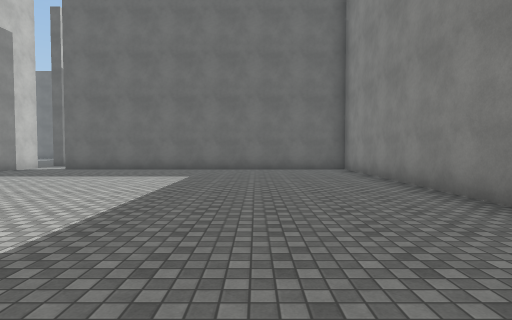
[1] (above)

24 first-person views from a walk through a scene from a Unity 3-D project. The camera is 1.4 m above the floor, tilts 2° down and sees 80° across. The floor is counted in squares, 2 m on a side. Each view is taken from the middle of a square. On the plan, view 1 faces up. The plan holds only what a view shows up to about 10 squares ahead; the rest is blank. The place goes on beyond the plan. The player character is not drawn. Surface patterns are stand-ins for the level's own textures.

[2]
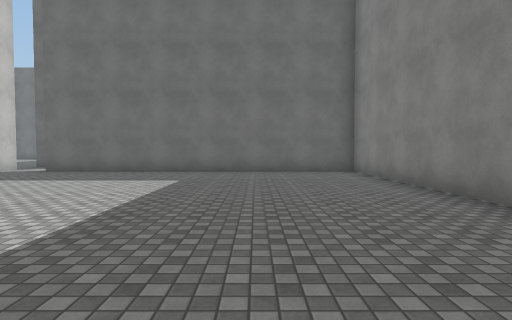

[3]
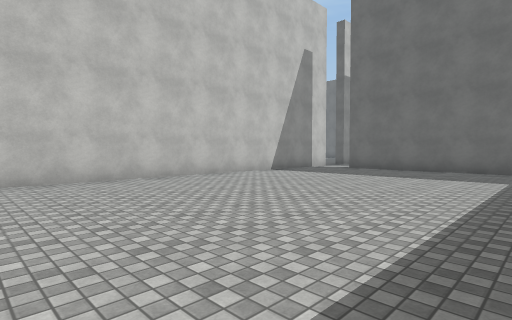

[4]
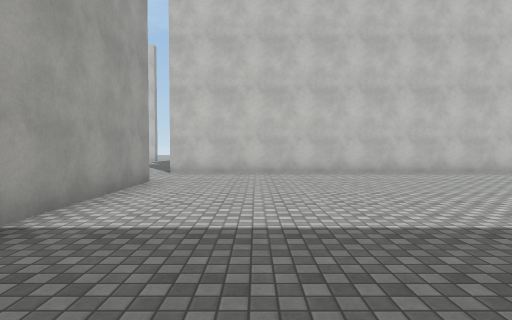

[5]
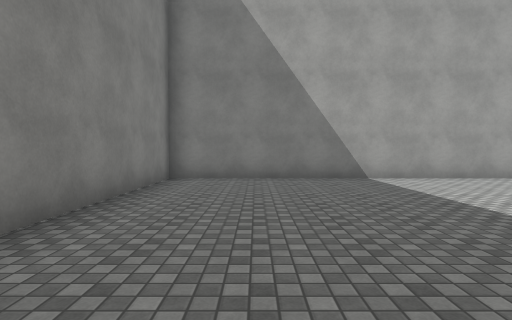

[6]
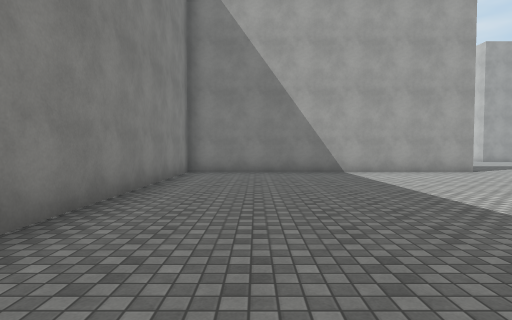

[7]
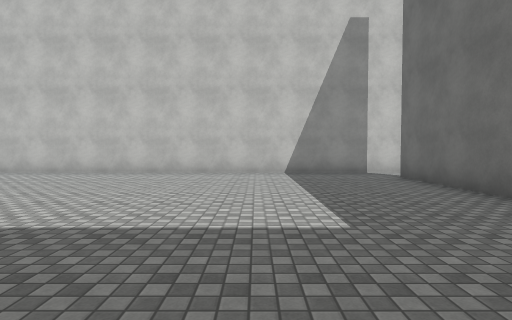

[8]
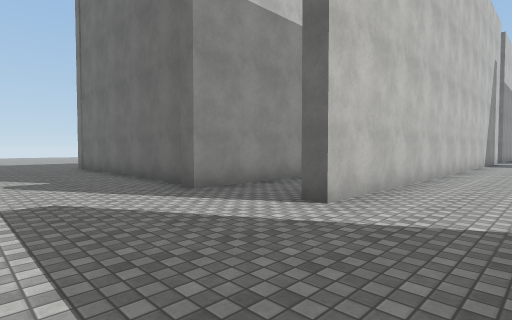

[9]
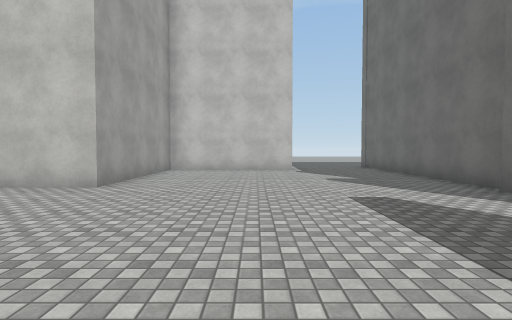

[10]
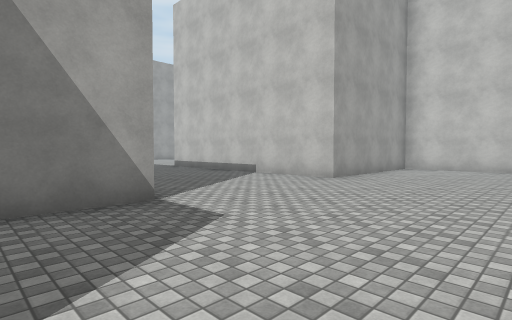

[11]
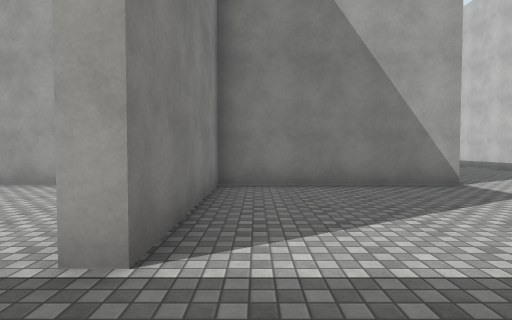

[12]
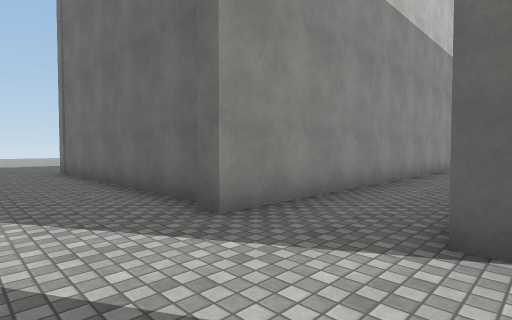

[13]
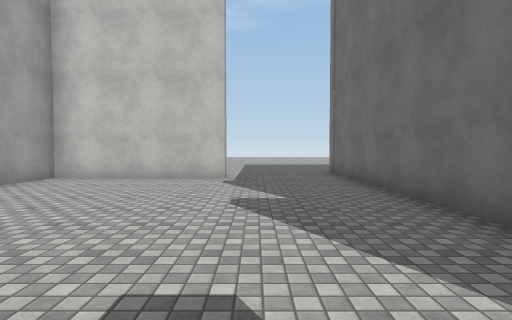

[14]
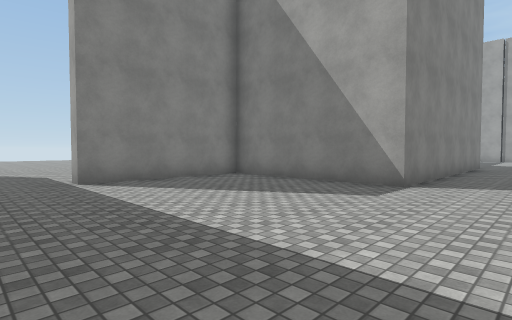

[15]
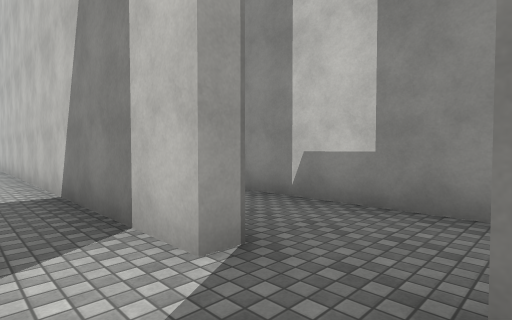

[16]
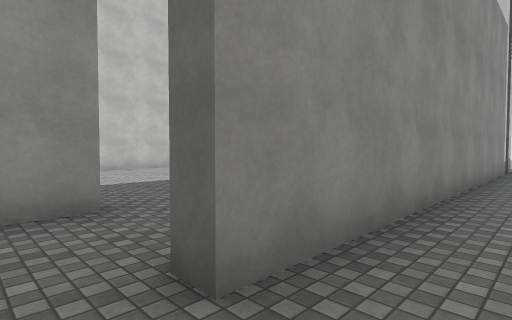

[17]
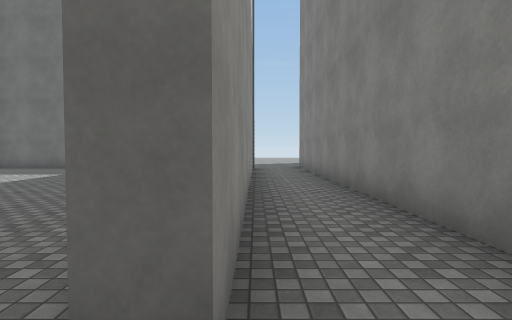

[18]
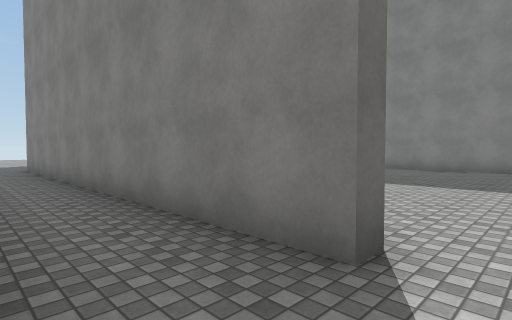

[19]
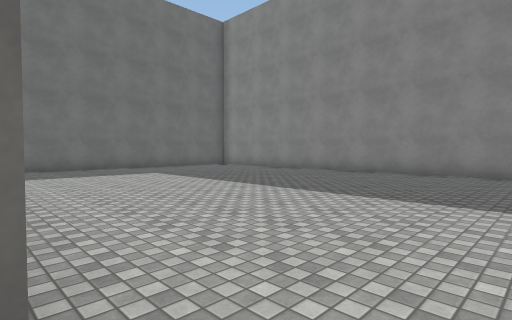

[20]
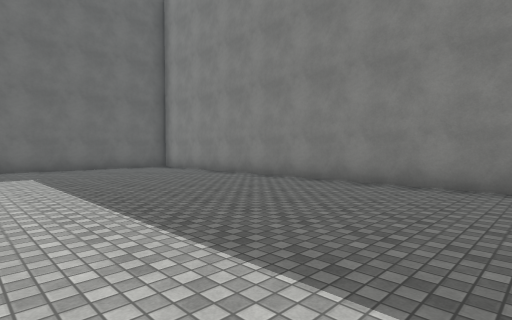

[21]
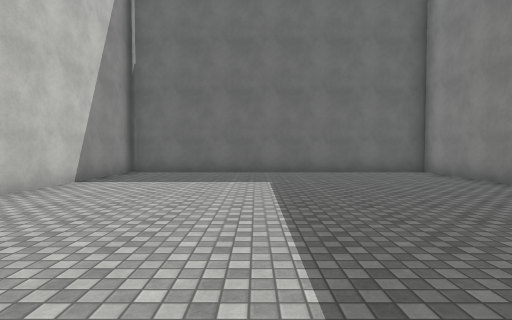

[22]
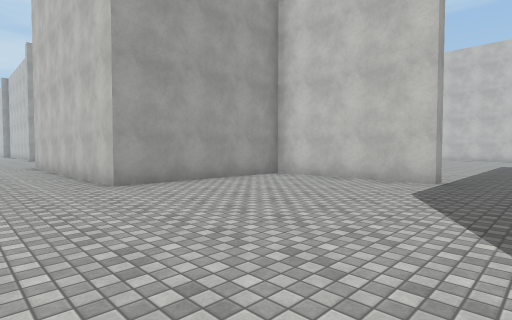

[23]
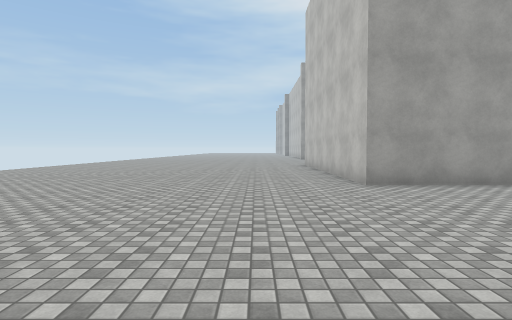

[24]
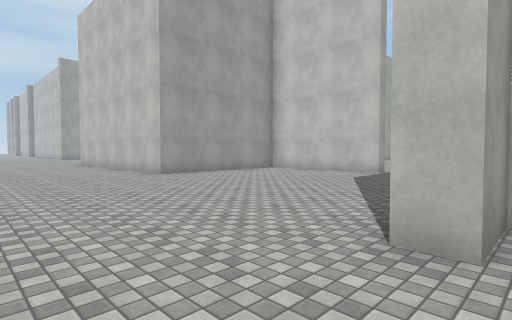

### Floor plan
Ten units are one square. View 1 is at (0, 0); x grows to the right and y downward. Boxes are objects, and circles mark ways between rooms. Rooms are numbered by the first view taken in them; rooms with no view inside come last. Other rooms are left out.
<svg viewBox="-175 -245 227 395">
<path fill="none" stroke="#000" d="M-58 33 31 33 31 -106 -68 -106M-81 -114 -81 25M-112 37 -164 37M-81 25 -81 37 -86 37M-164 68 -164 109 -116 109 -116 145M-70 145 -70 109 -23 109 -23 68 -18 68M-106 -56 -106 39 -111 39M-86 -114 -81 -114M-81 -129 -86 -129M-106 -132 -106 -90M-63 -129 -63 -240M35 33 47 33 47 39M-81 -239 -81 -129M-18 68 -18 109 28 109 28 145M-59 -129 -63 -129M31 -125 31 -233 -56 -233M-59 -240 -59 -185"/>
<circle cx="-65" cy="35" r="3" fill="#2a7"/>
<circle cx="-70" cy="-110" r="3" fill="#2a7"/>
<circle cx="-20" cy="55" r="3" fill="#2a7"/>
<circle cx="-80" cy="-120" r="3" fill="#2a7"/>
<circle cx="-60" cy="-120" r="3" fill="#2a7"/>
<text x="-30" y="-40">1</text>
<text x="-90" y="50">2</text>
<text x="40" y="-110">3</text>
<text x="-20" y="-170">4</text>
</svg>
Room 1 opens to room 2. Room 1 opens to room 3. Room 2 opens to room 3. Room 3 opens to room 4.

Where each view was taken, in squares from view 1:
view 1: 0 up, 0 right, facing up
view 2: 1 up, 0 right, facing up
view 3: 0 up, 1 left, facing up-left
view 4: 1 down, 1 right, facing left
view 5: 4 up, 1 right, facing down
view 6: 6 up, 1 right, facing down
view 7: 7 up, 1 right, facing left
view 8: 7 down, 6 left, facing up-left
view 9: 8 down, 6 left, facing left
view 10: 7 down, 5 left, facing down-left
view 11: 5 down, 3 left, facing down
view 12: 6 down, 8 left, facing up-left
view 13: 6 down, 9 left, facing left
view 14: 5 down, 9 left, facing down-right
view 15: 13 up, 7 left, facing down-left
view 16: 12 up, 7 left, facing up-left
view 17: 12 up, 8 left, facing up
view 18: 12 up, 8 left, facing up-right
view 19: 12 up, 6 left, facing up-right
view 20: 12 up, 3 left, facing up-right
view 21: 14 up, 2 left, facing up
view 22: 5 down, 5 right, facing down-left
view 23: 5 down, 5 right, facing down
view 24: 3 down, 7 right, facing down-left
